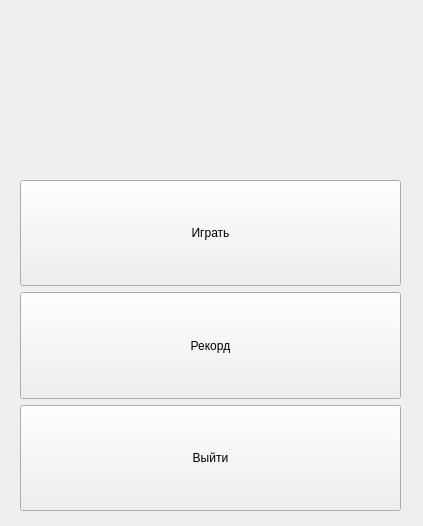
<?xml version="1.0" encoding="UTF-8"?>
<ui version="4.0">
 <class>Form</class>
 <widget class="QWidget" name="Form">
  <property name="geometry">
   <rect>
    <x>0</x>
    <y>0</y>
    <width>423</width>
    <height>526</height>
   </rect>
  </property>
  <property name="windowTitle">
   <string>Form</string>
  </property>
  <widget class="QWidget" name="verticalLayoutWidget">
   <property name="geometry">
    <rect>
     <x>20</x>
     <y>180</y>
     <width>381</width>
     <height>331</height>
    </rect>
   </property>
   <layout class="QVBoxLayout" name="verticalLayout">
    <item>
     <widget class="QPushButton" name="play">
      <property name="sizePolicy">
       <sizepolicy hsizetype="Minimum" vsizetype="Expanding">
        <horstretch>0</horstretch>
        <verstretch>0</verstretch>
       </sizepolicy>
      </property>
      <property name="text">
       <string>Играть</string>
      </property>
     </widget>
    </item>
    <item>
     <widget class="QPushButton" name="rec">
      <property name="sizePolicy">
       <sizepolicy hsizetype="Minimum" vsizetype="Expanding">
        <horstretch>0</horstretch>
        <verstretch>0</verstretch>
       </sizepolicy>
      </property>
      <property name="text">
       <string>Рекорд</string>
      </property>
     </widget>
    </item>
    <item>
     <widget class="QPushButton" name="exi">
      <property name="sizePolicy">
       <sizepolicy hsizetype="Minimum" vsizetype="Expanding">
        <horstretch>0</horstretch>
        <verstretch>0</verstretch>
       </sizepolicy>
      </property>
      <property name="text">
       <string>Выйти</string>
      </property>
     </widget>
    </item>
   </layout>
  </widget>
 </widget>
 <resources/>
 <connections/>
</ui>
